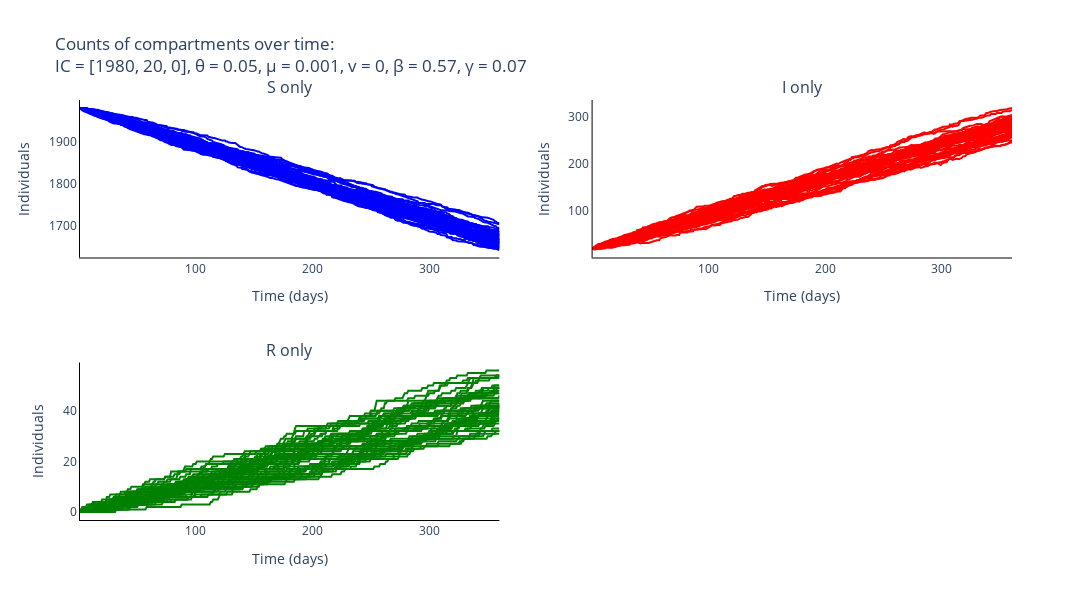

The notebook cell this image was saved under:
### Code cell
# Trace names - represent the type of individuals for the simulation
trace_name = ['{}'.format(s) for s in compartments]

# Names of panels
panels = ['{} only'.format(s) for s in compartments]

fig = go.Figure()
fig = make_subplots(rows=int(np.ceil(len(panels)/2)), cols=2, subplot_titles=tuple('{}'.format(p) for p in panels))

# Add traces to the separate counts panels
for s, spec in enumerate(compartments):
    for _ in range(num_experiments):
        fig.add_trace(
            go.Scatter(
                y=output_algorithm[_, :, s].tolist(),
                x=times,
                mode='lines',
                name=trace_name[s],
                line_color=colours[s],
                showlegend=False,
            ),
            row= int(np.floor(s / 2)) + 1,
            col= s % 2 + 1
        )

# Add axis labels
fig.update_layout(
    title='Counts of compartments over time:<br>IC = {}, θ = {}, μ = {}, v = {}, β = {:.2f}, γ = {:.2f}'.format(parameters[0:3], parameters[3], parameters[4], parameters[5], parameters[6], parameters[7]),
    width=1100, 
    height=600,
    plot_bgcolor='white',
    xaxis=dict(
        linecolor='black',
        title = 'Time (days)'
        ),
    yaxis=dict(
        linecolor='black',
        title = 'Individuals'),
    xaxis2=dict(
        linecolor='black',
        title = 'Time (days)'
        ),
    yaxis2=dict(
        linecolor='black',
        title = 'Individuals'),
    xaxis3=dict(
        linecolor='black',
        title = 'Time (days)'
        ),
    yaxis3=dict(
        linecolor='black',
        title = 'Individuals')
    #legend=dict(
    #    orientation="h",
    #    yanchor="bottom",
    #    y=1.02,
    #    xanchor="right",
    #    x=1
    #)
    )

fig.write_image('images/SIR-gillespie-separate.pdf')
fig.show()

### Figure 1 — Plotly figure (JSON) as saved in the notebook; plotly's stock layout.template omitted (floating-point values rounded to 4 significant figures; data arrays with more than 128 entries replaced by an {"elided": "..."} marker saying what was removed)
{"data": [{"line": {"color": "blue"}, "mode": "lines", "name": "S", "showlegend": false, "type": "scatter", "x": {"elided": "360 int values"}, "xaxis": "x", "y": {"elided": "360 int values"}, "yaxis": "y"}, {"line": {"color": "blue"}, "mode": "lines", "name": "S", "showlegend": false, "type": "scatter", "x": {"elided": "360 int values"}, "xaxis": "x", "y": {"elided": "360 int values"}, "yaxis": "y"}, {"line": {"color": "blue"}, "mode": "lines", "name": "S", "showlegend": false, "type": "scatter", "x": {"elided": "360 int values"}, "xaxis": "x", "y": {"elided": "360 int values"}, "yaxis": "y"}, {"line": {"color": "blue"}, "mode": "lines", "name": "S", "showlegend": false, "type": "scatter", "x": {"elided": "360 int values"}, "xaxis": "x", "y": {"elided": "360 int values"}, "yaxis": "y"}, {"line": {"color": "blue"}, "mode": "lines", "name": "S", "showlegend": false, "type": "scatter", "x": {"elided": "360 int values"}, "xaxis": "x", "y": {"elided": "360 int values"}, "yaxis": "y"}, {"line": {"color": "blue"}, "mode": "lines", "name": "S", "showlegend": false, "type": "scatter", "x": {"elided": "360 int values"}, "xaxis": "x", "y": {"elided": "360 int values"}, "yaxis": "y"}, {"line": {"color": "blue"}, "mode": "lines", "name": "S", "showlegend": false, "type": "scatter", "x": {"elided": "360 int values"}, "xaxis": "x", "y": {"elided": "360 int values"}, "yaxis": "y"}, {"line": {"color": "blue"}, "mode": "lines", "name": "S", "showlegend": false, "type": "scatter", "x": {"elided": "360 int values"}, "xaxis": "x", "y": {"elided": "360 int values"}, "yaxis": "y"}, {"line": {"color": "blue"}, "mode": "lines", "name": "S", "showlegend": false, "type": "scatter", "x": {"elided": "360 int values"}, "xaxis": "x", "y": {"elided": "360 int values"}, "yaxis": "y"}, {"line": {"color": "blue"}, "mode": "lines", "name": "S", "showlegend": false, "type": "scatter", "x": {"elided": "360 int values"}, "xaxis": "x", "y": {"elided": "360 int values"}, "yaxis": "y"}, {"line": {"color": "blue"}, "mode": "lines", "name": "S", "showlegend": false, "type": "scatter", "x": {"elided": "360 int values"}, "xaxis": "x", "y": {"elided": "360 int values"}, "yaxis": "y"}, {"line": {"color": "blue"}, "mode": "lines", "name": "S", "showlegend": false, "type": "scatter", "x": {"elided": "360 int values"}, "xaxis": "x", "y": {"elided": "360 int values"}, "yaxis": "y"}, {"line": {"color": "blue"}, "mode": "lines", "name": "S", "showlegend": false, "type": "scatter", "x": {"elided": "360 int values"}, "xaxis": "x", "y": {"elided": "360 int values"}, "yaxis": "y"}, {"line": {"color": "blue"}, "mode": "lines", "name": "S", "showlegend": false, "type": "scatter", "x": {"elided": "360 int values"}, "xaxis": "x", "y": {"elided": "360 int values"}, "yaxis": "y"}, {"line": {"color": "blue"}, "mode": "lines", "name": "S", "showlegend": false, "type": "scatter", "x": {"elided": "360 int values"}, "xaxis": "x", "y": {"elided": "360 int values"}, "yaxis": "y"}, {"line": {"color": "blue"}, "mode": "lines", "name": "S", "showlegend": false, "type": "scatter", "x": {"elided": "360 int values"}, "xaxis": "x", "y": {"elided": "360 int values"}, "yaxis": "y"}, {"line": {"color": "blue"}, "mode": "lines", "name": "S", "showlegend": false, "type": "scatter", "x": {"elided": "360 int values"}, "xaxis": "x", "y": {"elided": "360 int values"}, "yaxis": "y"}, {"line": {"color": "blue"}, "mode": "lines", "name": "S", "showlegend": false, "type": "scatter", "x": {"elided": "360 int values"}, "xaxis": "x", "y": {"elided": "360 int values"}, "yaxis": "y"}, {"line": {"color": "blue"}, "mode": "lines", "name": "S", "showlegend": false, "type": "scatter", "x": {"elided": "360 int values"}, "xaxis": "x", "y": {"elided": "360 int values"}, "yaxis": "y"}, {"line": {"color": "blue"}, "mode": "lines", "name": "S", "showlegend": false, "type": "scatter", "x": {"elided": "360 int values"}, "xaxis": "x", "y": {"elided": "360 int values"}, "yaxis": "y"}, {"line": {"color": "blue"}, "mode": "lines", "name": "S", "showlegend": false, "type": "scatter", "x": {"elided": "360 int values"}, "xaxis": "x", "y": {"elided": "360 int values"}, "yaxis": "y"}, {"line": {"color": "blue"}, "mode": "lines", "name": "S", "showlegend": false, "type": "scatter", "x": {"elided": "360 int values"}, "xaxis": "x", "y": {"elided": "360 int values"}, "yaxis": "y"}, {"line": {"color": "blue"}, "mode": "lines", "name": "S", "showlegend": false, "type": "scatter", "x": {"elided": "360 int values"}, "xaxis": "x", "y": {"elided": "360 int values"}, "yaxis": "y"}, {"line": {"color": "blue"}, "mode": "lines", "name": "S", "showlegend": false, "type": "scatter", "x": {"elided": "360 int values"}, "xaxis": "x", "y": {"elided": "360 int values"}, "yaxis": "y"}, {"line": {"color": "blue"}, "mode": "lines", "name": "S", "showlegend": false, "type": "scatter", "x": {"elided": "360 int values"}, "xaxis": "x", "y": {"elided": "360 int values"}, "yaxis": "y"}, {"line": {"color": "blue"}, "mode": "lines", "name": "S", "showlegend": false, "type": "scatter", "x": {"elided": "360 int values"}, "xaxis": "x", "y": {"elided": "360 int values"}, "yaxis": "y"}, {"line": {"color": "blue"}, "mode": "lines", "name": "S", "showlegend": false, "type": "scatter", "x": {"elided": "360 int values"}, "xaxis": "x", "y": {"elided": "360 int values"}, "yaxis": "y"}, {"line": {"color": "blue"}, "mode": "lines", "name": "S", "showlegend": false, "type": "scatter", "x": {"elided": "360 int values"}, "xaxis": "x", "y": {"elided": "360 int values"}, "yaxis": "y"}, {"line": {"color": "blue"}, "mode": "lines", "name": "S", "showlegend": false, "type": "scatter", "x": {"elided": "360 int values"}, "xaxis": "x", "y": {"elided": "360 int values"}, "yaxis": "y"}, {"line": {"color": "blue"}, "mode": "lines", "name": "S", "showlegend": false, "type": "scatter", "x": {"elided": "360 int values"}, "xaxis": "x", "y": {"elided": "360 int values"}, "yaxis": "y"}, {"line": {"color": "blue"}, "mode": "lines", "name": "S", "showlegend": false, "type": "scatter", "x": {"elided": "360 int values"}, "xaxis": "x", "y": {"elided": "360 int values"}, "yaxis": "y"}, {"line": {"color": "blue"}, "mode": "lines", "name": "S", "showlegend": false, "type": "scatter", "x": {"elided": "360 int values"}, "xaxis": "x", "y": {"elided": "360 int values"}, "yaxis": "y"}, {"line": {"color": "blue"}, "mode": "lines", "name": "S", "showlegend": false, "type": "scatter", "x": {"elided": "360 int values"}, "xaxis": "x", "y": {"elided": "360 int values"}, "yaxis": "y"}, {"line": {"color": "blue"}, "mode": "lines", "name": "S", "showlegend": false, "type": "scatter", "x": {"elided": "360 int values"}, "xaxis": "x", "y": {"elided": "360 int values"}, "yaxis": "y"}, {"line": {"color": "blue"}, "mode": "lines", "name": "S", "showlegend": false, "type": "scatter", "x": {"elided": "360 int values"}, "xaxis": "x", "y": {"elided": "360 int values"}, "yaxis": "y"}, {"line": {"color": "blue"}, "mode": "lines", "name": "S", "showlegend": false, "type": "scatter", "x": {"elided": "360 int values"}, "xaxis": "x", "y": {"elided": "360 int values"}, "yaxis": "y"}, {"line": {"color": "blue"}, "mode": "lines", "name": "S", "showlegend": false, "type": "scatter", "x": {"elided": "360 int values"}, "xaxis": "x", "y": {"elided": "360 int values"}, "yaxis": "y"}, {"line": {"color": "blue"}, "mode": "lines", "name": "S", "showlegend": false, "type": "scatter", "x": {"elided": "360 int values"}, "xaxis": "x", "y": {"elided": "360 int values"}, "yaxis": "y"}, {"line": {"color": "blue"}, "mode": "lines", "name": "S", "showlegend": false, "type": "scatter", "x": {"elided": "360 int values"}, "xaxis": "x", "y": {"elided": "360 int values"}, "yaxis": "y"}, {"line": {"color": "blue"}, "mode": "lines", "name": "S", "showlegend": false, "type": "scatter", "x": {"elided": "360 int values"}, "xaxis": "x", "y": {"elided": "360 int values"}, "yaxis": "y"}, {"line": {"color": "blue"}, "mode": "lines", "name": "S", "showlegend": false, "type": "scatter", "x": {"elided": "360 int values"}, "xaxis": "x", "y": {"elided": "360 int values"}, "yaxis": "y"}, {"line": {"color": "blue"}, "mode": "lines", "name": "S", "showlegend": false, "type": "scatter", "x": {"elided": "360 int values"}, "xaxis": "x", "y": {"elided": "360 int values"}, "yaxis": "y"}, {"line": {"color": "blue"}, "mode": "lines", "name": "S", "showlegend": false, "type": "scatter", "x": {"elided": "360 int values"}, "xaxis": "x", "y": {"elided": "360 int values"}, "yaxis": "y"}, {"line": {"color": "blue"}, "mode": "lines", "name": "S", "showlegend": false, "type": "scatter", "x": {"elided": "360 int values"}, "xaxis": "x", "y": {"elided": "360 int values"}, "yaxis": "y"}, {"line": {"color": "blue"}, "mode": "lines", "name": "S", "showlegend": false, "type": "scatter", "x": {"elided": "360 int values"}, "xaxis": "x", "y": {"elided": "360 int values"}, "yaxis": "y"}, {"line": {"color": "blue"}, "mode": "lines", "name": "S", "showlegend": false, "type": "scatter", "x": {"elided": "360 int values"}, "xaxis": "x", "y": {"elided": "360 int values"}, "yaxis": "y"}, {"line": {"color": "blue"}, "mode": "lines", "name": "S", "showlegend": false, "type": "scatter", "x": {"elided": "360 int values"}, "xaxis": "x", "y": {"elided": "360 int values"}, "yaxis": "y"}, {"line": {"color": "blue"}, "mode": "lines", "name": "S", "showlegend": false, "type": "scatter", "x": {"elided": "360 int values"}, "xaxis": "x", "y": {"elided": "360 int values"}, "yaxis": "y"}, {"line": {"color": "blue"}, "mode": "lines", "name": "S", "showlegend": false, "type": "scatter", "x": {"elided": "360 int values"}, "xaxis": "x", "y": {"elided": "360 int values"}, "yaxis": "y"}, {"line": {"color": "blue"}, "mode": "lines", "name": "S", "showlegend": false, "type": "scatter", "x": {"elided": "360 int values"}, "xaxis": "x", "y": {"elided": "360 int values"}, "yaxis": "y"}, {"line": {"color": "red"}, "mode": "lines", "name": "I", "showlegend": false, "type": "scatter", "x": {"elided": "360 int values"}, "xaxis": "x2", "y": {"elided": "360 int values"}, "yaxis": "y2"}, {"line": {"color": "red"}, "mode": "lines", "name": "I", "showlegend": false, "type": "scatter", "x": {"elided": "360 int values"}, "xaxis": "x2", "y": {"elided": "360 int values"}, "yaxis": "y2"}, {"line": {"color": "red"}, "mode": "lines", "name": "I", "showlegend": false, "type": "scatter", "x": {"elided": "360 int values"}, "xaxis": "x2", "y": {"elided": "360 int values"}, "yaxis": "y2"}, {"line": {"color": "red"}, "mode": "lines", "name": "I", "showlegend": false, "type": "scatter", "x": {"elided": "360 int values"}, "xaxis": "x2", "y": {"elided": "360 int values"}, "yaxis": "y2"}, {"line": {"color": "red"}, "mode": "lines", "name": "I", "showlegend": false, "type": "scatter", "x": {"elided": "360 int values"}, "xaxis": "x2", "y": {"elided": "360 int values"}, "yaxis": "y2"}, {"line": {"color": "red"}, "mode": "lines", "name": "I", "showlegend": false, "type": "scatter", "x": {"elided": "360 int values"}, "xaxis": "x2", "y": {"elided": "360 int values"}, "yaxis": "y2"}, {"line": {"color": "red"}, "mode": "lines", "name": "I", "showlegend": false, "type": "scatter", "x": {"elided": "360 int values"}, "xaxis": "x2", "y": {"elided": "360 int values"}, "yaxis": "y2"}, {"line": {"color": "red"}, "mode": "lines", "name": "I", "showlegend": false, "type": "scatter", "x": {"elided": "360 int values"}, "xaxis": "x2", "y": {"elided": "360 int values"}, "yaxis": "y2"}, {"line": {"color": "red"}, "mode": "lines", "name": "I", "showlegend": false, "type": "scatter", "x": {"elided": "360 int values"}, "xaxis": "x2", "y": {"elided": "360 int values"}, "yaxis": "y2"}, {"line": {"color": "red"}, "mode": "lines", "name": "I", "showlegend": false, "type": "scatter", "x": {"elided": "360 int values"}, "xaxis": "x2", "y": {"elided": "360 int values"}, "yaxis": "y2"}, {"line": {"color": "red"}, "mode": "lines", "name": "I", "showlegend": false, "type": "scatter", "x": {"elided": "360 int values"}, "xaxis": "x2", "y": {"elided": "360 int values"}, "yaxis": "y2"}, {"line": {"color": "red"}, "mode": "lines", "name": "I", "showlegend": false, "type": "scatter", "x": {"elided": "360 int values"}, "xaxis": "x2", "y": {"elided": "360 int values"}, "yaxis": "y2"}, {"line": {"color": "red"}, "mode": "lines", "name": "I", "showlegend": false, "type": "scatter", "x": {"elided": "360 int values"}, "xaxis": "x2", "y": {"elided": "360 int values"}, "yaxis": "y2"}, {"line": {"color": "red"}, "mode": "lines", "name": "I", "showlegend": false, "type": "scatter", "x": {"elided": "360 int values"}, "xaxis": "x2", "y": {"elided": "360 int values"}, "yaxis": "y2"}, {"line": {"color": "red"}, "mode": "lines", "name": "I", "showlegend": false, "type": "scatter", "x": {"elided": "360 int values"}, "xaxis": "x2", "y": {"elided": "360 int values"}, "yaxis": "y2"}, {"line": {"color": "red"}, "mode": "lines", "name": "I", "showlegend": false, "type": "scatter", "x": {"elided": "360 int values"}, "xaxis": "x2", "y": {"elided": "360 int values"}, "yaxis": "y2"}, {"line": {"color": "red"}, "mode": "lines", "name": "I", "showlegend": false, "type": "scatter", "x": {"elided": "360 int values"}, "xaxis": "x2", "y": {"elided": "360 int values"}, "yaxis": "y2"}, {"line": {"color": "red"}, "mode": "lines", "name": "I", "showlegend": false, "type": "scatter", "x": {"elided": "360 int values"}, "xaxis": "x2", "y": {"elided": "360 int values"}, "yaxis": "y2"}, {"line": {"color": "red"}, "mode": "lines", "name": "I", "showlegend": false, "type": "scatter", "x": {"elided": "360 int values"}, "xaxis": "x2", "y": {"elided": "360 int values"}, "yaxis": "y2"}, {"line": {"color": "red"}, "mode": "lines", "name": "I", "showlegend": false, "type": "scatter", "x": {"elided": "360 int values"}, "xaxis": "x2", "y": {"elided": "360 int values"}, "yaxis": "y2"}, {"line": {"color": "red"}, "mode": "lines", "name": "I", "showlegend": false, "type": "scatter", "x": {"elided": "360 int values"}, "xaxis": "x2", "y": {"elided": "360 int values"}, "yaxis": "y2"}, {"line": {"color": "red"}, "mode": "lines", "name": "I", "showlegend": false, "type": "scatter", "x": {"elided": "360 int values"}, "xaxis": "x2", "y": {"elided": "360 int values"}, "yaxis": "y2"}, {"line": {"color": "red"}, "mode": "lines", "name": "I", "showlegend": false, "type": "scatter", "x": {"elided": "360 int values"}, "xaxis": "x2", "y": {"elided": "360 int values"}, "yaxis": "y2"}, {"line": {"color": "red"}, "mode": "lines", "name": "I", "showlegend": false, "type": "scatter", "x": {"elided": "360 int values"}, "xaxis": "x2", "y": {"elided": "360 int values"}, "yaxis": "y2"}, {"line": {"color": "red"}, "mode": "lines", "name": "I", "showlegend": false, "type": "scatter", "x": {"elided": "360 int values"}, "xaxis": "x2", "y": {"elided": "360 int values"}, "yaxis": "y2"}, {"line": {"color": "red"}, "mode": "lines", "name": "I", "showlegend": false, "type": "scatter", "x": {"elided": "360 int values"}, "xaxis": "x2", "y": {"elided": "360 int values"}, "yaxis": "y2"}, {"line": {"color": "red"}, "mode": "lines", "name": "I", "showlegend": false, "type": "scatter", "x": {"elided": "360 int values"}, "xaxis": "x2", "y": {"elided": "360 int values"}, "yaxis": "y2"}, {"line": {"color": "red"}, "mode": "lines", "name": "I", "showlegend": false, "type": "scatter", "x": {"elided": "360 int values"}, "xaxis": "x2", "y": {"elided": "360 int values"}, "yaxis": "y2"}, {"line": {"color": "red"}, "mode": "lines", "name": "I", "showlegend": false, "type": "scatter", "x": {"elided": "360 int values"}, "xaxis": "x2", "y": {"elided": "360 int values"}, "yaxis": "y2"}, {"line": {"color": "red"}, "mode": "lines", "name": "I", "showlegend": false, "type": "scatter", "x": {"elided": "360 int values"}, "xaxis": "x2", "y": {"elided": "360 int values"}, "yaxis": "y2"}, {"line": {"color": "red"}, "mode": "lines", "name": "I", "showlegend": false, "type": "scatter", "x": {"elided": "360 int values"}, "xaxis": "x2", "y": {"elided": "360 int values"}, "yaxis": "y2"}, {"line": {"color": "red"}, "mode": "lines", "name": "I", "showlegend": false, "type": "scatter", "x": {"elided": "360 int values"}, "xaxis": "x2", "y": {"elided": "360 int values"}, "yaxis": "y2"}, {"line": {"color": "red"}, "mode": "lines", "name": "I", "showlegend": false, "type": "scatter", "x": {"elided": "360 int values"}, "xaxis": "x2", "y": {"elided": "360 int values"}, "yaxis": "y2"}, {"line": {"color": "red"}, "mode": "lines", "name": "I", "showlegend": false, "type": "scatter", "x": {"elided": "360 int values"}, "xaxis": "x2", "y": {"elided": "360 int values"}, "yaxis": "y2"}, {"line": {"color": "red"}, "mode": "lines", "name": "I", "showlegend": false, "type": "scatter", "x": {"elided": "360 int values"}, "xaxis": "x2", "y": {"elided": "360 int values"}, "yaxis": "y2"}, {"line": {"color": "red"}, "mode": "lines", "name": "I", "showlegend": false, "type": "scatter", "x": {"elided": "360 int values"}, "xaxis": "x2", "y": {"elided": "360 int values"}, "yaxis": "y2"}, {"line": {"color": "red"}, "mode": "lines", "name": "I", "showlegend": false, "type": "scatter", "x": {"elided": "360 int values"}, "xaxis": "x2", "y": {"elided": "360 int values"}, "yaxis": "y2"}, {"line": {"color": "red"}, "mode": "lines", "name": "I", "showlegend": false, "type": "scatter", "x": {"elided": "360 int values"}, "xaxis": "x2", "y": {"elided": "360 int values"}, "yaxis": "y2"}, {"line": {"color": "red"}, "mode": "lines", "name": "I", "showlegend": false, "type": "scatter", "x": {"elided": "360 int values"}, "xaxis": "x2", "y": {"elided": "360 int values"}, "yaxis": "y2"}, {"line": {"color": "red"}, "mode": "lines", "name": "I", "showlegend": false, "type": "scatter", "x": {"elided": "360 int values"}, "xaxis": "x2", "y": {"elided": "360 int values"}, "yaxis": "y2"}, {"line": {"color": "red"}, "mode": "lines", "name": "I", "showlegend": false, "type": "scatter", "x": {"elided": "360 int values"}, "xaxis": "x2", "y": {"elided": "360 int values"}, "yaxis": "y2"}, {"line": {"color": "red"}, "mode": "lines", "name": "I", "showlegend": false, "type": "scatter", "x": {"elided": "360 int values"}, "xaxis": "x2", "y": {"elided": "360 int values"}, "yaxis": "y2"}, {"line": {"color": "red"}, "mode": "lines", "name": "I", "showlegend": false, "type": "scatter", "x": {"elided": "360 int values"}, "xaxis": "x2", "y": {"elided": "360 int values"}, "yaxis": "y2"}, {"line": {"color": "red"}, "mode": "lines", "name": "I", "showlegend": false, "type": "scatter", "x": {"elided": "360 int values"}, "xaxis": "x2", "y": {"elided": "360 int values"}, "yaxis": "y2"}, {"line": {"color": "red"}, "mode": "lines", "name": "I", "showlegend": false, "type": "scatter", "x": {"elided": "360 int values"}, "xaxis": "x2", "y": {"elided": "360 int values"}, "yaxis": "y2"}, {"line": {"color": "red"}, "mode": "lines", "name": "I", "showlegend": false, "type": "scatter", "x": {"elided": "360 int values"}, "xaxis": "x2", "y": {"elided": "360 int values"}, "yaxis": "y2"}, {"line": {"color": "red"}, "mode": "lines", "name": "I", "showlegend": false, "type": "scatter", "x": {"elided": "360 int values"}, "xaxis": "x2", "y": {"elided": "360 int values"}, "yaxis": "y2"}, {"line": {"color": "red"}, "mode": "lines", "name": "I", "showlegend": false, "type": "scatter", "x": {"elided": "360 int values"}, "xaxis": "x2", "y": {"elided": "360 int values"}, "yaxis": "y2"}, {"line": {"color": "red"}, "mode": "lines", "name": "I", "showlegend": false, "type": "scatter", "x": {"elided": "360 int values"}, "xaxis": "x2", "y": {"elided": "360 int values"}, "yaxis": "y2"}, {"line": {"color": "red"}, "mode": "lines", "name": "I", "showlegend": false, "type": "scatter", "x": {"elided": "360 int values"}, "xaxis": "x2", "y": {"elided": "360 int values"}, "yaxis": "y2"}, {"line": {"color": "green"}, "mode": "lines", "name": "R", "showlegend": false, "type": "scatter", "x": {"elided": "360 int values"}, "xaxis": "x3", "y": {"elided": "360 int values"}, "yaxis": "y3"}, {"line": {"color": "green"}, "mode": "lines", "name": "R", "showlegend": false, "type": "scatter", "x": {"elided": "360 int values"}, "xaxis": "x3", "y": {"elided": "360 int values"}, "yaxis": "y3"}, {"line": {"color": "green"}, "mode": "lines", "name": "R", "showlegend": false, "type": "scatter", "x": {"elided": "360 int values"}, "xaxis": "x3", "y": {"elided": "360 int values"}, "yaxis": "y3"}, {"line": {"color": "green"}, "mode": "lines", "name": "R", "showlegend": false, "type": "scatter", "x": {"elided": "360 int values"}, "xaxis": "x3", "y": {"elided": "360 int values"}, "yaxis": "y3"}, {"line": {"color": "green"}, "mode": "lines", "name": "R", "showlegend": false, "type": "scatter", "x": {"elided": "360 int values"}, "xaxis": "x3", "y": {"elided": "360 int values"}, "yaxis": "y3"}, {"line": {"color": "green"}, "mode": "lines", "name": "R", "showlegend": false, "type": "scatter", "x": {"elided": "360 int values"}, "xaxis": "x3", "y": {"elided": "360 int values"}, "yaxis": "y3"}, {"line": {"color": "green"}, "mode": "lines", "name": "R", "showlegend": false, "type": "scatter", "x": {"elided": "360 int values"}, "xaxis": "x3", "y": {"elided": "360 int values"}, "yaxis": "y3"}, {"line": {"color": "green"}, "mode": "lines", "name": "R", "showlegend": false, "type": "scatter", "x": {"elided": "360 int values"}, "xaxis": "x3", "y": {"elided": "360 int values"}, "yaxis": "y3"}, {"line": {"color": "green"}, "mode": "lines", "name": "R", "showlegend": false, "type": "scatter", "x": {"elided": "360 int values"}, "xaxis": "x3", "y": {"elided": "360 int values"}, "yaxis": "y3"}, {"line": {"color": "green"}, "mode": "lines", "name": "R", "showlegend": false, "type": "scatter", "x": {"elided": "360 int values"}, "xaxis": "x3", "y": {"elided": "360 int values"}, "yaxis": "y3"}, {"line": {"color": "green"}, "mode": "lines", "name": "R", "showlegend": false, "type": "scatter", "x": {"elided": "360 int values"}, "xaxis": "x3", "y": {"elided": "360 int values"}, "yaxis": "y3"}, {"line": {"color": "green"}, "mode": "lines", "name": "R", "showlegend": false, "type": "scatter", "x": {"elided": "360 int values"}, "xaxis": "x3", "y": {"elided": "360 int values"}, "yaxis": "y3"}, {"line": {"color": "green"}, "mode": "lines", "name": "R", "showlegend": false, "type": "scatter", "x": {"elided": "360 int values"}, "xaxis": "x3", "y": {"elided": "360 int values"}, "yaxis": "y3"}, {"line": {"color": "green"}, "mode": "lines", "name": "R", "showlegend": false, "type": "scatter", "x": {"elided": "360 int values"}, "xaxis": "x3", "y": {"elided": "360 int values"}, "yaxis": "y3"}, {"line": {"color": "green"}, "mode": "lines", "name": "R", "showlegend": false, "type": "scatter", "x": {"elided": "360 int values"}, "xaxis": "x3", "y": {"elided": "360 int values"}, "yaxis": "y3"}, {"line": {"color": "green"}, "mode": "lines", "name": "R", "showlegend": false, "type": "scatter", "x": {"elided": "360 int values"}, "xaxis": "x3", "y": {"elided": "360 int values"}, "yaxis": "y3"}, {"line": {"color": "green"}, "mode": "lines", "name": "R", "showlegend": false, "type": "scatter", "x": {"elided": "360 int values"}, "xaxis": "x3", "y": {"elided": "360 int values"}, "yaxis": "y3"}, {"line": {"color": "green"}, "mode": "lines", "name": "R", "showlegend": false, "type": "scatter", "x": {"elided": "360 int values"}, "xaxis": "x3", "y": {"elided": "360 int values"}, "yaxis": "y3"}, {"line": {"color": "green"}, "mode": "lines", "name": "R", "showlegend": false, "type": "scatter", "x": {"elided": "360 int values"}, "xaxis": "x3", "y": {"elided": "360 int values"}, "yaxis": "y3"}, {"line": {"color": "green"}, "mode": "lines", "name": "R", "showlegend": false, "type": "scatter", "x": {"elided": "360 int values"}, "xaxis": "x3", "y": {"elided": "360 int values"}, "yaxis": "y3"}, {"line": {"color": "green"}, "mode": "lines", "name": "R", "showlegend": false, "type": "scatter", "x": {"elided": "360 int values"}, "xaxis": "x3", "y": {"elided": "360 int values"}, "yaxis": "y3"}, {"line": {"color": "green"}, "mode": "lines", "name": "R", "showlegend": false, "type": "scatter", "x": {"elided": "360 int values"}, "xaxis": "x3", "y": {"elided": "360 int values"}, "yaxis": "y3"}, {"line": {"color": "green"}, "mode": "lines", "name": "R", "showlegend": false, "type": "scatter", "x": {"elided": "360 int values"}, "xaxis": "x3", "y": {"elided": "360 int values"}, "yaxis": "y3"}, {"line": {"color": "green"}, "mode": "lines", "name": "R", "showlegend": false, "type": "scatter", "x": {"elided": "360 int values"}, "xaxis": "x3", "y": {"elided": "360 int values"}, "yaxis": "y3"}, {"line": {"color": "green"}, "mode": "lines", "name": "R", "showlegend": false, "type": "scatter", "x": {"elided": "360 int values"}, "xaxis": "x3", "y": {"elided": "360 int values"}, "yaxis": "y3"}, {"line": {"color": "green"}, "mode": "lines", "name": "R", "showlegend": false, "type": "scatter", "x": {"elided": "360 int values"}, "xaxis": "x3", "y": {"elided": "360 int values"}, "yaxis": "y3"}, {"line": {"color": "green"}, "mode": "lines", "name": "R", "showlegend": false, "type": "scatter", "x": {"elided": "360 int values"}, "xaxis": "x3", "y": {"elided": "360 int values"}, "yaxis": "y3"}, {"line": {"color": "green"}, "mode": "lines", "name": "R", "showlegend": false, "type": "scatter", "x": {"elided": "360 int values"}, "xaxis": "x3", "y": {"elided": "360 int values"}, "yaxis": "y3"}, {"line": {"color": "green"}, "mode": "lines", "name": "R", "showlegend": false, "type": "scatter", "x": {"elided": "360 int values"}, "xaxis": "x3", "y": {"elided": "360 int values"}, "yaxis": "y3"}, {"line": {"color": "green"}, "mode": "lines", "name": "R", "showlegend": false, "type": "scatter", "x": {"elided": "360 int values"}, "xaxis": "x3", "y": {"elided": "360 int values"}, "yaxis": "y3"}, {"line": {"color": "green"}, "mode": "lines", "name": "R", "showlegend": false, "type": "scatter", "x": {"elided": "360 int values"}, "xaxis": "x3", "y": {"elided": "360 int values"}, "yaxis": "y3"}, {"line": {"color": "green"}, "mode": "lines", "name": "R", "showlegend": false, "type": "scatter", "x": {"elided": "360 int values"}, "xaxis": "x3", "y": {"elided": "360 int values"}, "yaxis": "y3"}, {"line": {"color": "green"}, "mode": "lines", "name": "R", "showlegend": false, "type": "scatter", "x": {"elided": "360 int values"}, "xaxis": "x3", "y": {"elided": "360 int values"}, "yaxis": "y3"}, {"line": {"color": "green"}, "mode": "lines", "name": "R", "showlegend": false, "type": "scatter", "x": {"elided": "360 int values"}, "xaxis": "x3", "y": {"elided": "360 int values"}, "yaxis": "y3"}, {"line": {"color": "green"}, "mode": "lines", "name": "R", "showlegend": false, "type": "scatter", "x": {"elided": "360 int values"}, "xaxis": "x3", "y": {"elided": "360 int values"}, "yaxis": "y3"}, {"line": {"color": "green"}, "mode": "lines", "name": "R", "showlegend": false, "type": "scatter", "x": {"elided": "360 int values"}, "xaxis": "x3", "y": {"elided": "360 int values"}, "yaxis": "y3"}, {"line": {"color": "green"}, "mode": "lines", "name": "R", "showlegend": false, "type": "scatter", "x": {"elided": "360 int values"}, "xaxis": "x3", "y": {"elided": "360 int values"}, "yaxis": "y3"}, {"line": {"color": "green"}, "mode": "lines", "name": "R", "showlegend": false, "type": "scatter", "x": {"elided": "360 int values"}, "xaxis": "x3", "y": {"elided": "360 int values"}, "yaxis": "y3"}, {"line": {"color": "green"}, "mode": "lines", "name": "R", "showlegend": false, "type": "scatter", "x": {"elided": "360 int values"}, "xaxis": "x3", "y": {"elided": "360 int values"}, "yaxis": "y3"}, {"line": {"color": "green"}, "mode": "lines", "name": "R", "showlegend": false, "type": "scatter", "x": {"elided": "360 int values"}, "xaxis": "x3", "y": {"elided": "360 int values"}, "yaxis": "y3"}, {"line": {"color": "green"}, "mode": "lines", "name": "R", "showlegend": false, "type": "scatter", "x": {"elided": "360 int values"}, "xaxis": "x3", "y": {"elided": "360 int values"}, "yaxis": "y3"}, {"line": {"color": "green"}, "mode": "lines", "name": "R", "showlegend": false, "type": "scatter", "x": {"elided": "360 int values"}, "xaxis": "x3", "y": {"elided": "360 int values"}, "yaxis": "y3"}, {"line": {"color": "green"}, "mode": "lines", "name": "R", "showlegend": false, "type": "scatter", "x": {"elided": "360 int values"}, "xaxis": "x3", "y": {"elided": "360 int values"}, "yaxis": "y3"}, {"line": {"color": "green"}, "mode": "lines", "name": "R", "showlegend": false, "type": "scatter", "x": {"elided": "360 int values"}, "xaxis": "x3", "y": {"elided": "360 int values"}, "yaxis": "y3"}, {"line": {"color": "green"}, "mode": "lines", "name": "R", "showlegend": false, "type": "scatter", "x": {"elided": "360 int values"}, "xaxis": "x3", "y": {"elided": "360 int values"}, "yaxis": "y3"}, {"line": {"color": "green"}, "mode": "lines", "name": "R", "showlegend": false, "type": "scatter", "x": {"elided": "360 int values"}, "xaxis": "x3", "y": {"elided": "360 int values"}, "yaxis": "y3"}, {"line": {"color": "green"}, "mode": "lines", "name": "R", "showlegend": false, "type": "scatter", "x": {"elided": "360 int values"}, "xaxis": "x3", "y": {"elided": "360 int values"}, "yaxis": "y3"}, {"line": {"color": "green"}, "mode": "lines", "name": "R", "showlegend": false, "type": "scatter", "x": {"elided": "360 int values"}, "xaxis": "x3", "y": {"elided": "360 int values"}, "yaxis": "y3"}, {"line": {"color": "green"}, "mode": "lines", "name": "R", "showlegend": false, "type": "scatter", "x": {"elided": "360 int values"}, "xaxis": "x3", "y": {"elided": "360 int values"}, "yaxis": "y3"}, {"line": {"color": "green"}, "mode": "lines", "name": "R", "showlegend": false, "type": "scatter", "x": {"elided": "360 int values"}, "xaxis": "x3", "y": {"elided": "360 int values"}, "yaxis": "y3"}], "layout": {"annotations": [{"font": {"size": 16}, "showarrow": false, "text": "S only", "x": 0.225, "xanchor": "center", "xref": "paper", "y": 1, "yanchor": "bottom", "yref": "paper"}, {"font": {"size": 16}, "showarrow": false, "text": "I only", "x": 0.775, "xanchor": "center", "xref": "paper", "y": 1, "yanchor": "bottom", "yref": "paper"}, {"font": {"size": 16}, "showarrow": false, "text": "R only", "x": 0.225, "xanchor": "center", "xref": "paper", "y": 0.375, "yanchor": "bottom", "yref": "paper"}], "height": 600, "plot_bgcolor": "white", "title": {"text": "Counts of compartments over time:<br>IC = [1980, 20, 0], θ = 0.05, μ = 0.001, v = 0, β = 0.57, γ = 0.07"}, "width": 1100, "xaxis": {"anchor": "y", "domain": [0, 0.45], "linecolor": "black", "title": {"text": "Time (days)"}}, "xaxis2": {"anchor": "y2", "domain": [0.55, 1], "linecolor": "black", "title": {"text": "Time (days)"}}, "xaxis3": {"anchor": "y3", "domain": [0, 0.45], "linecolor": "black", "title": {"text": "Time (days)"}}, "xaxis4": {"anchor": "y4", "domain": [0.55, 1]}, "yaxis": {"anchor": "x", "domain": [0.625, 1], "linecolor": "black", "title": {"text": "Individuals"}}, "yaxis2": {"anchor": "x2", "domain": [0.625, 1], "linecolor": "black", "title": {"text": "Individuals"}}, "yaxis3": {"anchor": "x3", "domain": [0, 0.375], "linecolor": "black", "title": {"text": "Individuals"}}, "yaxis4": {"anchor": "x4", "domain": [0, 0.375]}}}
